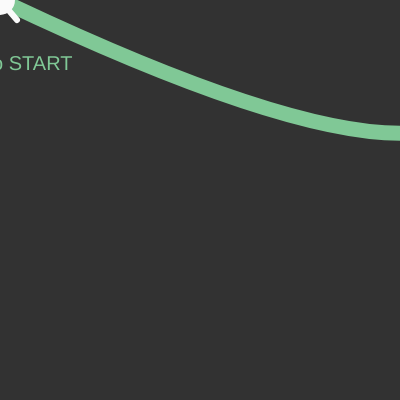
Frame 1 (no input)
Frame 60 (no input): identical to frame 1, image omitted
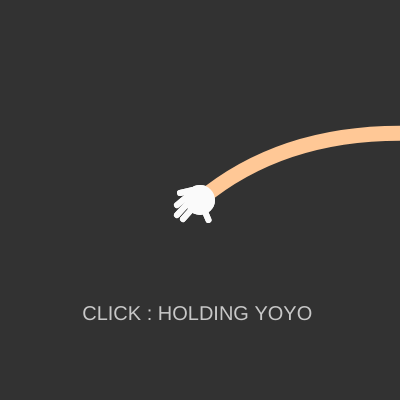
Frame 120 (the mouse pressed at the canvas centre since frame 60)

The p5.js sketch that drew these frames (run headless with seeded random() and noise() and a simulated clock; from frame 60 on, the mouse is pressed at the canvas centre):

// p5.js sketch
// ── sketch.js
let y1;
let p1;
let yoyoPos;

let hand;
let next = 0;
let lineLength;
let lx, ly;
let box;
let tracks = [];
let armColor;
 

function setup() {
  createCanvas(400, 400);
  y1 = new Yoyo(mouseX, mouseY, 50);
  gravity = createVector(0,0.1); 

  mNow = createVector(0,0);
  mPre = createVector(0,0);
  
}

function draw() {
  background(50);
  textSize(20);
  noStroke();
  
  armColor = color(200,200,150);
  armColor.setRed(128 + mouseY *sin(millis()/1000))
  fill(armColor);
  textAlign(CENTER);
  text('CLICK to START ',mouseX,mouseY+70);

  p1 = new Player();
  p1.armDisplay();
  p1.handDisplay();
  
  if (mouseButton == LEFT) {

  background(50);
  textSize(20);
  noStroke();
  fill(200);
  
  textAlign(CENTER);
  text('CLICK : HOLDING YOYO ',width/2,height*0.8);

    
  if (mouseIsPressed) {
    
    p1.handDisplay();
    p1.armDisplay();
    y1.display();
    y1.displayShadow()
    ly = ly * 0.7+5;
    lx = lx * 0.7-2;
    p1.handDisplay();
  } else {

    p1.handDisplay();
    y1.edge();
    y1.applyForce(gravity);
    yoyoPos = y1.pos;
      
    p1.armDisplay();
    p1.line();
  
    y1.update();
    y1.display();
    y1.displayShadow();  
    p1.handDisplay();
    
    y1.applyForce(hand);

  }
  }
  
    for (let i = 0; i < tracks.length; i++){
    tracks[i].update();
    tracks[i].display();
  }
}



function mousePressed (){

  setup();
}



class Yoyo {
  
  constructor (x,y,m){
    this.pos = createVector(x,y);
    this.x = 0;
    this.y = 0;
    this.w = m;
    
    this.vel = createVector(0,0);
    this.acc = createVector(0,0);
    this.op = 0;
  }
  
  applyForce(force){
    this.f = force;
    this.acc.add(this.f);
    
  }
  
  update(){
    
    this.vel.add(this.acc);
    this.pos.add(this.vel);
    this.acc.set(0,0);

    
  }
  
  display(){
    noStroke();
    this.op = 255;
    fill(random(255),255,100,this.op);
    ellipse(this.x+mouseX+lx,this.y+mouseY+ly,this.w);
  }
  displayShadow() {
    
    noStroke();
    this.op = 160;
    fill(random(255),255,100,this.op);
    ellipse(mouseX+lx+5,mouseY+ly-5,this.w);
  }
  edge(){
        
    if(this.pos.y > height || this.pos.y < 0){
      this.vel.mult(-1);
      let r = random(10,50);
      let t = new Track(this.x+mouseX+lx,this.y+mouseY+ly,r);
      tracks.push(t);
  }

    if(this.pos.x > width-this.w/2){
      this.vel.mult(-1);
    } else if (this.pos.x < this.w/2){
      this.vel.mult(-1);
    }
    
        
  }
  
}

class Player {
  
  constructor (){
    
    this.lpos = createVector(width/2,height/3);
    this.Mpos = createVector(mouseX,mouseY);

    this.w = 30;

    if (millis() > next) {
        mNow.x = mouseX;
        mNow.y = mouseY;
        next = millis() + 1;
        mPre.x = mNow.x;
        mPre.y = mPre.y;
        hand = p5.Vector.sub(mNow, mPre);
        hand.mult(0.009);
    }
  }
  
  handDisplay(){
    this.lpos.x = this.Mpos.x;
    this.lpos.y = this.Mpos.y;
    fill(255);
    
    
    //손부분
    
    //손가락
    let t1 = map(mouseY, 0, height, 27, 13);
    let t2 = map(mouseY, 0, height, 31, 15);
    let t3 = map(mouseY, 0, height, 17, 0);
    
    
    strokeWeight(6);
    strokeCap(ROUND);
    stroke(250);
    line(mouseX-7,mouseY-10, mouseX-t1,mouseY-7);
    line(mouseX-5,mouseY-10, mouseX-t2,mouseY+5);
    line(mouseX,mouseY-10, mouseX-t2,mouseY+15);
    line(mouseX,mouseY, mouseX-t1+3,mouseY+19);
    line(mouseX,mouseY, mouseX+t3,mouseY+20);
    
    //손바닥
    noStroke();
    fill(250);
    ellipse (this.Mpos.x, this.Mpos.y, this.w);
    
    
     
  }
    armDisplay(){
    this.lpos.x = this.Mpos.x;
    this.lpos.y = this.Mpos.y;
    fill(255);
     
    
    //팔부분
    let gap = map(mouseX, 0, width, 0.2, 1);

    noFill();
    noStroke();
    point(mouseX, mouseY);
    point(width*gap, height/3);
    point(width, height/3);
    stroke(armColor);
    strokeWeight(15);
    
    beginShape();
    vertex(mouseX, mouseY);
    quadraticVertex(width*0.7, height/3, width, height/3);
    endShape();
    
  
  }
  
  line() {
    lineLength = p5.Vector.sub(yoyoPos, p1.Mpos);
    lx = map(lineLength.x, 0, width, 0,10);
    ly = map(lineLength.y, 0, height, 0, 200);
      
    stroke(100);
    strokeWeight(1);

    line (p1.lpos.x, p1.lpos.y,
          p1.lpos.x+lx, p1.lpos.y+ly);
    
  }
  
}


class Track {

  constructor(x,y,r){
    this.x = x;
    this.y = y;
    this.r = r;
    this.lifespan = 255.0;
  }
    
  update() {
    this.r = this.r +0.1
    this.y = this.y +0.1;
    this.lifespan -= 1;
  }
  
  display() {
    stroke(255, this.lifespan);
    strokeWeight(1);
    noFill();
    ellipse(this.x,this.y,this.r);
  }

  
}
